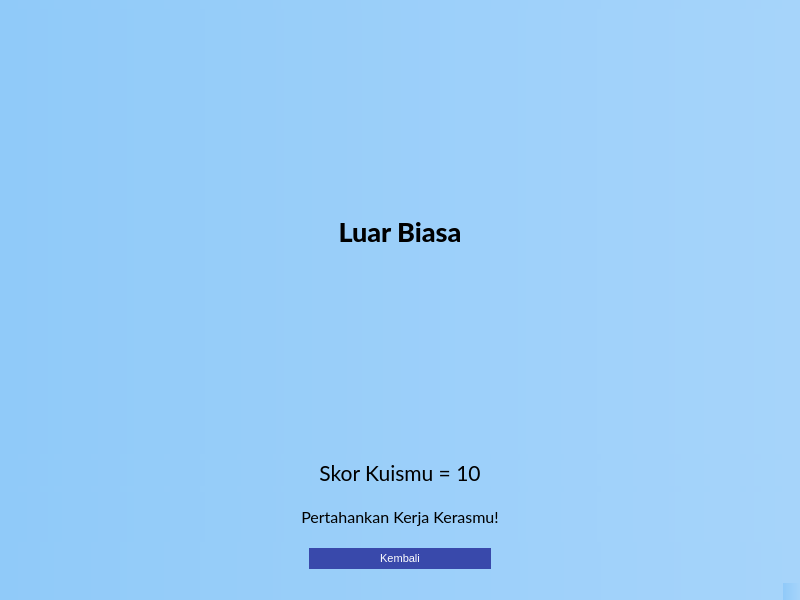
<?xml version="1.0" encoding="UTF-8"?>
<ui version="4.0">
 <class>HasilKuis</class>
 <widget class="QMainWindow" name="HasilKuis">
  <property name="geometry">
   <rect>
    <x>0</x>
    <y>0</y>
    <width>800</width>
    <height>600</height>
   </rect>
  </property>
  <property name="windowTitle">
   <string>MainWindow</string>
  </property>
  <property name="styleSheet">
   <string notr="true">background-color: qlineargradient(spread:pad, x1:0, y1:0, x2:1, y2:0, stop:0 #90caf9, stop:1 #a6d4fa);</string>
  </property>
  <widget class="QWidget" name="centralwidget">
   <layout class="QVBoxLayout" name="verticalLayout">
    <item>
     <widget class="QLabel" name="label">
      <property name="sizePolicy">
       <sizepolicy hsizetype="Preferred" vsizetype="Preferred">
        <horstretch>0</horstretch>
        <verstretch>0</verstretch>
       </sizepolicy>
      </property>
      <property name="font">
       <font>
        <family>Lato Heavy</family>
        <pointsize>20</pointsize>
       </font>
      </property>
      <property name="text">
       <string>Luar Biasa</string>
      </property>
      <property name="alignment">
       <set>Qt::AlignCenter</set>
      </property>
     </widget>
    </item>
    <item>
     <widget class="QLabel" name="label_2">
      <property name="sizePolicy">
       <sizepolicy hsizetype="Preferred" vsizetype="Fixed">
        <horstretch>0</horstretch>
        <verstretch>0</verstretch>
       </sizepolicy>
      </property>
      <property name="font">
       <font>
        <family>Lato</family>
        <pointsize>16</pointsize>
       </font>
      </property>
      <property name="text">
       <string>Skor Kuismu = 10</string>
      </property>
      <property name="alignment">
       <set>Qt::AlignCenter</set>
      </property>
     </widget>
    </item>
    <item>
     <widget class="QLabel" name="label_3">
      <property name="sizePolicy">
       <sizepolicy hsizetype="Preferred" vsizetype="Fixed">
        <horstretch>0</horstretch>
        <verstretch>0</verstretch>
       </sizepolicy>
      </property>
      <property name="minimumSize">
       <size>
        <width>0</width>
        <height>50</height>
       </size>
      </property>
      <property name="font">
       <font>
        <family>Lato</family>
        <pointsize>12</pointsize>
       </font>
      </property>
      <property name="text">
       <string>Pertahankan Kerja Kerasmu!</string>
      </property>
      <property name="alignment">
       <set>Qt::AlignCenter</set>
      </property>
     </widget>
    </item>
    <item>
     <layout class="QGridLayout" name="gridLayout">
      <property name="leftMargin">
       <number>300</number>
      </property>
      <property name="rightMargin">
       <number>300</number>
      </property>
      <item row="0" column="0">
       <widget class="QPushButton" name="pushButton">
        <property name="styleSheet">
         <string notr="true">padding: 4px 15px;
font-size: 11px;
text-align: center;
cursor: pointer;
outline: none;
color: #fff;
background-color: #3949AB;
border: none;
border-radius: 15px;
box-shadow: 0 9px #999;</string>
        </property>
        <property name="text">
         <string>Kembali</string>
        </property>
        <property name="icon">
         <iconset>
          <normaloff>resource/1x/Asset 2.png</normaloff>resource/1x/Asset 2.png</iconset>
        </property>
       </widget>
      </item>
     </layout>
    </item>
   </layout>
  </widget>
  <widget class="QMenuBar" name="menubar">
   <property name="geometry">
    <rect>
     <x>0</x>
     <y>0</y>
     <width>800</width>
     <height>21</height>
    </rect>
   </property>
  </widget>
  <widget class="QStatusBar" name="statusbar"/>
 </widget>
 <resources/>
 <connections/>
</ui>
